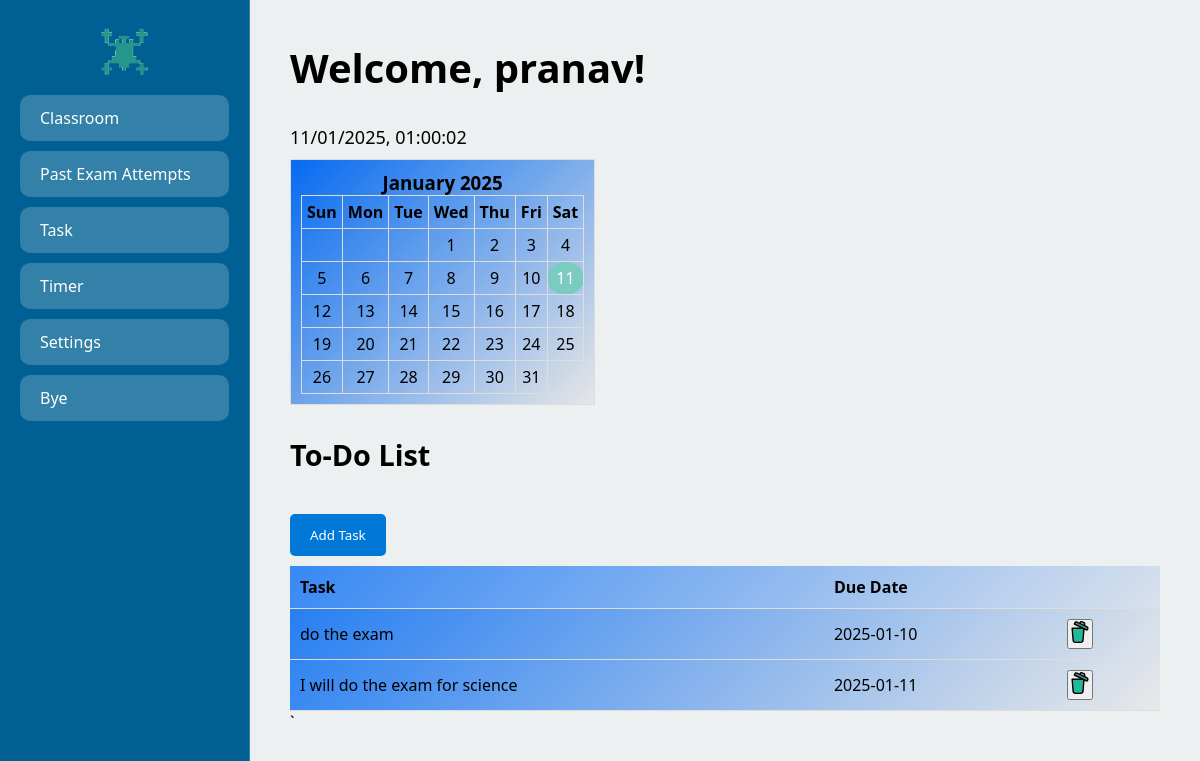
The page /task (signed in) on the database as committed earlier.
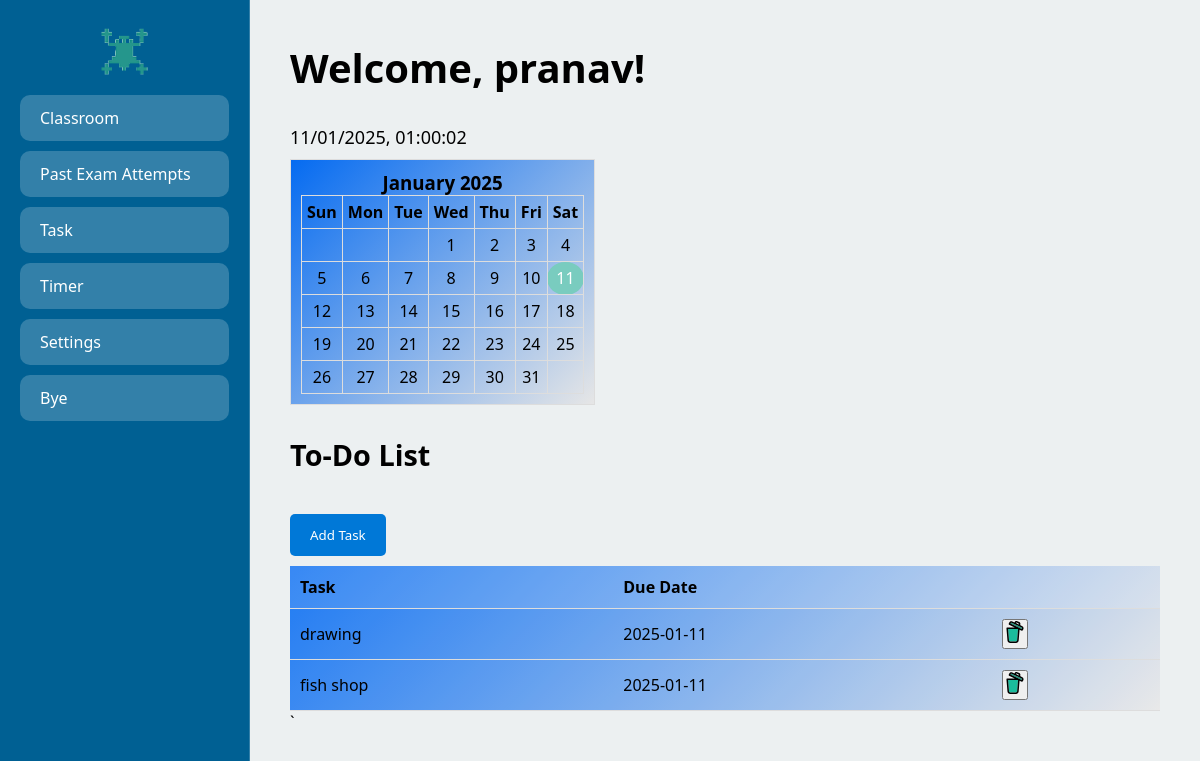
The same page on the database as committed later.
### app.py (models this page shows)
class User(db.Model, UserMixin):
    id = db.Column(db.Integer, primary_key=True)
    username = db.Column(db.String(20), unique=True, nullable=False)
    password = db.Column(db.String(60), nullable=False)
    student_class = db.Column(db.String(50), nullable=False)

class ToDo(db.Model):
    id = db.Column(db.Integer, primary_key=True)
    task = db.Column(db.String(200), nullable=False)
    date = db.Column(db.Date, nullable=False)
    user_id = db.Column(db.Integer, db.ForeignKey('user.id'), nullable=False)

### app.py (the view)
@app.route("/task")
@login_required
def task():
    todos = ToDo.query.filter_by(user_id=current_user.id).order_by(ToDo.date.asc()).all()
    return render_template("task.html", todos=todos)

### app.py (called while the page is built)
@login_manager.user_loader
def load_user(user_id):
    return User.query.get(int(user_id))

### templates/task.html (shortened to what this page needs)
<!DOCTYPE html>
<html lang="en">
<head>
</head>
<body>
    <div class="sidebar">
    <center> <img src="static/logo.png" alt="Backbench Logo" ></center>
            <a href="{{ url_for('user_home') }}" class="sidebar-button">Classroom</a>
            <a href="{{ url_for('attempts') }}" class="sidebar-button">Past Exam Attempts</a>
             <a href="{{ url_for('task') }}" class="sidebar-button">Task</a>
            <a href="{{ url_for('countdown') }}" class="sidebar-button">Timer</a>
            <a href="{{ url_for('settings') }}" class="sidebar-button">Settings</a>
        <a href="{{ url_for('logout') }}" class="sidebar-button">Bye</a>
    </div>
    <div class="content">
        <h1>Welcome, {{ current_user.username }}!</h1>
        <div class="widget-container">
                <div id="current-time"></div>
                <div id="calendar"></div>
        </div>
   <h2>To-Do List</h2>
        <div class="todo-container">
        <button class="add-task-btn" onclick="openModal()">Add Task</button>
            <table  class="todo-table">
        <thead>
            <tr>
                <th>Task</th>
                <th>Due Date</th>
                <th></th>
            </tr>
        </thead>
        <tbody id="todoList">
            {% for todo in todos %}
            <tr>
                <td>{{ todo.task }}</td>
                <td>{{ todo.date }}</td>
                <td>
                    <form method="POST" action="/delete_todo/{{ todo.id }}" style="display: inline;">
                        <button type="submit" >
                              </button>
                    </form>
                </td>
            </tr>
            {% endfor %}
        </tbody>
    </table>
        </div>
            `
</body>
</html>

### templates/task.html (style rules this page uses)
* { box-sizing: border-box; margin: 0; padding: 0; font-family: 'Segoe UI', Tahoma, Geneva, Verdana, sans-serif; }
body { background: linear-gradient(135deg, #6a11cb 0%, #2575fc 100%); min-height: 100vh; display: flex; }
.sidebar { width: 250px; background: #006093; backdrop-filter: blur(10px); padding: 20px; border-right: 1px solid rgba(255, 255, 255, 0.2); }
.sidebar-button { display: block; padding: 12px 20px; margin: 10px 0; background: rgba(255, 255, 255, 0.2); color: white; text-decoration: none; border-radius: 10px; transition: all 0.3s ease; }
.content { flex: 1; padding: 40px; color: black; background: #ecf0f1; }
h1 { margin-bottom: 30px; font-size: 2.5em; }
h2 { margin: 30px 0 20px; font-size: 1.8em; }
#current-time { font-size: 18px; margin-bottom: 10px; }
#calendar { border: 1px solid #ddd; padding: 10px; display: inline-block; text-align: center; background: linear-gradient(135deg, #056bf1 0%, #e6e6e6 100%); }
.todo-container { margin-top: 40px; }
.todo-table { width: 100%; border-collapse: collapse; margin-top: 10px; background: linear-gradient(135deg, #056bf1 0%, #e6e6e6 100%); }
.todo-table th, .todo-table td { text-align: left; padding: 10px; border-bottom: 1px solid #ddd; color:black }
.todo-table { width: 100%; border-collapse: collapse; margin-top: 10px; }
.todo-table th, .todo-table td { text-align: left; padding: 10px; border-bottom: 1px solid #ddd; }
.todo-table th { background: rgba(255, 255, 255, 0.2); }
.todo-table td { background: rgba(255, 255, 255, 0.1); color: black; }
.add-task-btn { padding: 12px 20px; background: #0078d7; color: white; border: none; border-radius: 5px; cursor: pointer; }

Rows that differ between the two databases and show on the page:
removed ToDo: task "do the exam", date "2025-01-10"
removed ToDo: task "I will do the exam for science", date "2025-01-11"
added ToDo: task "drawing", date "2025-01-11"
added ToDo: task "fish shop", date "2025-01-11"
